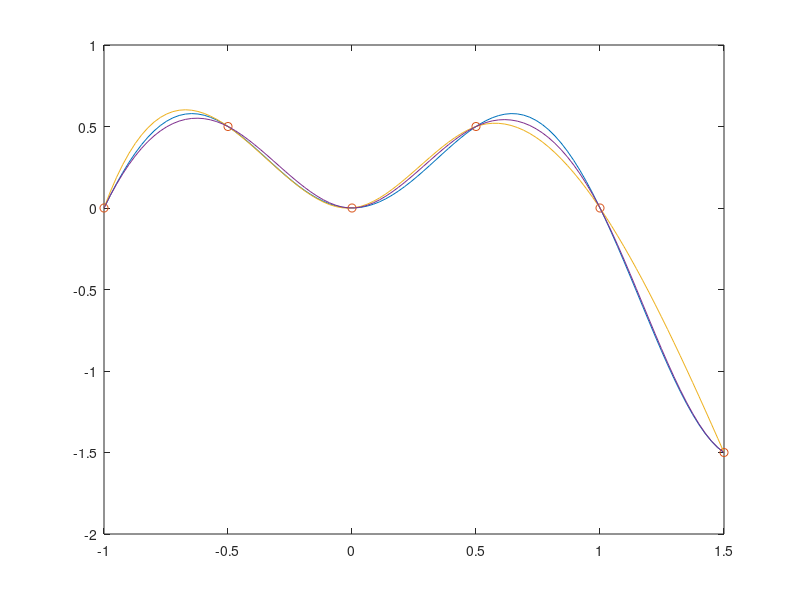

This figure's MATLAB source:
xi = [-1, -1/2, 0, 1/2, 1, 3/2];
fi = xi.*sin(pi.*xi);
x = linspace(-1, 3/2);

f = x.*sin(pi.*x);

plot(x, f, xi, fi, 'o')

s = spline(xi, fi, x);
hold on
plot(x, s)

sc = spline(xi, [pi, fi, -1], x);
plot(x, sc)

